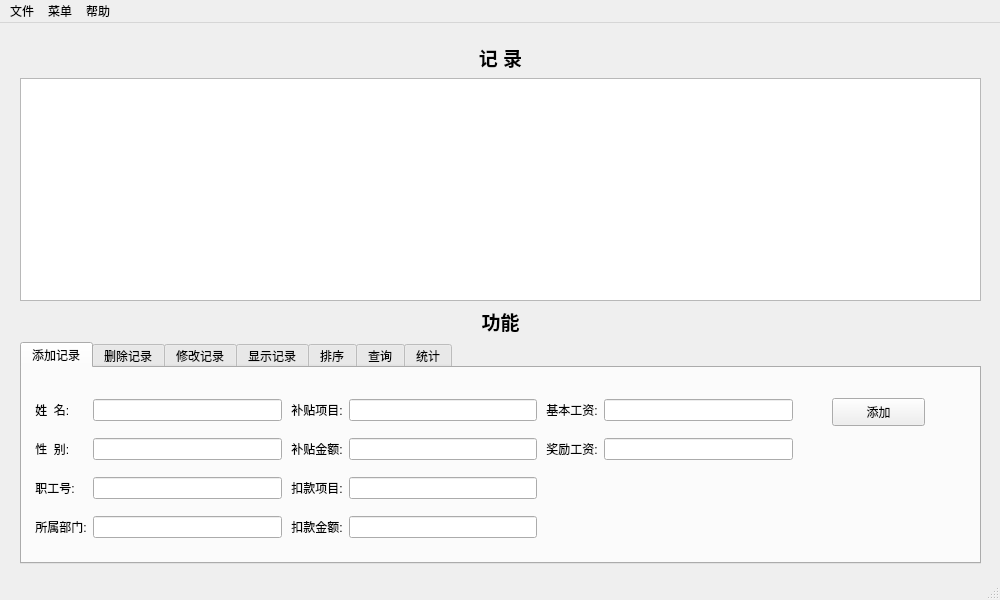
<?xml version="1.0" encoding="UTF-8"?>
<ui version="4.0">
 <class>employee</class>
 <widget class="QMainWindow" name="employee">
  <property name="geometry">
   <rect>
    <x>0</x>
    <y>0</y>
    <width>1000</width>
    <height>600</height>
   </rect>
  </property>
  <property name="maximumSize">
   <size>
    <width>1000</width>
    <height>600</height>
   </size>
  </property>
  <property name="windowTitle">
   <string>MainWindow</string>
  </property>
  <widget class="QWidget" name="centralwidget">
   <widget class="QWidget" name="layoutWidget">
    <property name="geometry">
     <rect>
      <x>20</x>
      <y>20</y>
      <width>961</width>
      <height>521</height>
     </rect>
    </property>
    <layout class="QVBoxLayout" name="verticalLayout_4">
     <item>
      <layout class="QVBoxLayout" name="verticalLayout">
       <item>
        <widget class="QLabel" name="label">
         <property name="maximumSize">
          <size>
           <width>16777215</width>
           <height>50</height>
          </size>
         </property>
         <property name="font">
          <font>
           <weight>75</weight>
           <bold>true</bold>
          </font>
         </property>
         <property name="text">
          <string>&lt;html&gt;&lt;head/&gt;&lt;body&gt;&lt;p align=&quot;center&quot;&gt;&lt;span style=&quot; font-size:14pt;&quot;&gt;记 录&lt;/span&gt;&lt;/p&gt;&lt;/body&gt;&lt;/html&gt;</string>
         </property>
        </widget>
       </item>
       <item>
        <widget class="QTableView" name="tableView"/>
       </item>
      </layout>
     </item>
     <item>
      <layout class="QVBoxLayout" name="verticalLayout_2">
       <item>
        <widget class="QLabel" name="label_2">
         <property name="maximumSize">
          <size>
           <width>16777215</width>
           <height>30</height>
          </size>
         </property>
         <property name="sizeIncrement">
          <size>
           <width>0</width>
           <height>0</height>
          </size>
         </property>
         <property name="baseSize">
          <size>
           <width>0</width>
           <height>0</height>
          </size>
         </property>
         <property name="font">
          <font>
           <family>仿宋</family>
           <pointsize>12</pointsize>
          </font>
         </property>
         <property name="text">
          <string>&lt;html&gt;&lt;head/&gt;&lt;body&gt;&lt;p align=&quot;center&quot;&gt;&lt;span style=&quot; font-size:14pt; font-weight:600;&quot;&gt;功能&lt;/span&gt;&lt;/p&gt;&lt;/body&gt;&lt;/html&gt;</string>
         </property>
        </widget>
       </item>
       <item>
        <layout class="QVBoxLayout" name="verticalLayout_5">
         <item>
          <widget class="QTabWidget" name="tabWidget">
           <property name="currentIndex">
            <number>0</number>
           </property>
           <widget class="QWidget" name="tabWidgetPage1">
            <attribute name="title">
             <string notr="true">添加记录</string>
            </attribute>
            <widget class="QWidget" name="gridLayoutWidget">
             <property name="geometry">
              <rect>
               <x>10</x>
               <y>20</y>
               <width>761</width>
               <height>161</height>
              </rect>
             </property>
             <layout class="QGridLayout" name="gridLayout">
              <item row="3" column="0">
               <widget class="QLabel" name="label_9">
                <property name="text">
                 <string> 所属部门:</string>
                </property>
               </widget>
              </item>
              <item row="0" column="5">
               <widget class="QLabel" name="label_11">
                <property name="text">
                 <string> 基本工资:</string>
                </property>
               </widget>
              </item>
              <item row="3" column="3">
               <widget class="QLabel" name="label_10">
                <property name="text">
                 <string> 扣款金额:</string>
                </property>
               </widget>
              </item>
              <item row="0" column="3">
               <widget class="QLabel" name="label_6">
                <property name="text">
                 <string> 补贴项目:</string>
                </property>
               </widget>
              </item>
              <item row="1" column="5">
               <widget class="QLabel" name="label_12">
                <property name="text">
                 <string> 奖励工资:</string>
                </property>
               </widget>
              </item>
              <item row="0" column="6">
               <widget class="QLineEdit" name="add_baseSalary"/>
              </item>
              <item row="2" column="3">
               <widget class="QLabel" name="label_8">
                <property name="text">
                 <string> 扣款项目:</string>
                </property>
               </widget>
              </item>
              <item row="3" column="4">
               <widget class="QLineEdit" name="add_fineMoney"/>
              </item>
              <item row="0" column="0">
               <widget class="QLabel" name="label_3">
                <property name="text">
                 <string> 姓  名:</string>
                </property>
               </widget>
              </item>
              <item row="1" column="3">
               <widget class="QLabel" name="label_7">
                <property name="text">
                 <string> 补贴金额:</string>
                </property>
               </widget>
              </item>
              <item row="0" column="4">
               <widget class="QLineEdit" name="add_subsidy"/>
              </item>
              <item row="2" column="4">
               <widget class="QLineEdit" name="add_fine"/>
              </item>
              <item row="1" column="2">
               <widget class="QLineEdit" name="add_sex"/>
              </item>
              <item row="0" column="2">
               <widget class="QLineEdit" name="add_name"/>
              </item>
              <item row="2" column="2">
               <widget class="QLineEdit" name="add_id"/>
              </item>
              <item row="1" column="6">
               <widget class="QLineEdit" name="add_reward"/>
              </item>
              <item row="3" column="2">
               <widget class="QLineEdit" name="add_department"/>
              </item>
              <item row="1" column="0">
               <widget class="QLabel" name="label_4">
                <property name="text">
                 <string> 性  别:</string>
                </property>
               </widget>
              </item>
              <item row="2" column="0">
               <widget class="QLabel" name="label_5">
                <property name="text">
                 <string> 职工号:</string>
                </property>
               </widget>
              </item>
              <item row="1" column="4">
               <widget class="QLineEdit" name="add_subsidyMoney"/>
              </item>
             </layout>
            </widget>
            <widget class="QPushButton" name="pushButton_add">
             <property name="geometry">
              <rect>
               <x>810</x>
               <y>30</y>
               <width>93</width>
               <height>28</height>
              </rect>
             </property>
             <property name="text">
              <string>添加</string>
             </property>
            </widget>
           </widget>
           <widget class="QWidget" name="tabWidgetPage2">
            <attribute name="title">
             <string>删除记录</string>
            </attribute>
            <widget class="QWidget" name="horizontalLayoutWidget">
             <property name="geometry">
              <rect>
               <x>30</x>
               <y>40</y>
               <width>431</width>
               <height>91</height>
              </rect>
             </property>
             <layout class="QHBoxLayout" name="horizontalLayout">
              <item>
               <widget class="QLabel" name="label_13">
                <property name="text">
                 <string> 请输入职工号：</string>
                </property>
               </widget>
              </item>
              <item>
               <widget class="QLineEdit" name="delete_Id"/>
              </item>
              <item>
               <widget class="QPushButton" name="pushButton_delete">
                <property name="text">
                 <string> 删除</string>
                </property>
               </widget>
              </item>
             </layout>
            </widget>
           </widget>
           <widget class="QWidget" name="tabWidgetPage3">
            <attribute name="title">
             <string>修改记录</string>
            </attribute>
            <widget class="QPushButton" name="pushButton_modify">
             <property name="geometry">
              <rect>
               <x>430</x>
               <y>70</y>
               <width>93</width>
               <height>28</height>
              </rect>
             </property>
             <property name="text">
              <string> 修改</string>
             </property>
            </widget>
           </widget>
           <widget class="QWidget" name="tabWidgetPage4">
            <attribute name="title">
             <string>显示记录</string>
            </attribute>
            <widget class="QPushButton" name="pushButton_showAll">
             <property name="geometry">
              <rect>
               <x>550</x>
               <y>70</y>
               <width>211</width>
               <height>28</height>
              </rect>
             </property>
             <property name="text">
              <string> 显示记录完整职工的所有信息</string>
             </property>
            </widget>
            <widget class="QPushButton" name="pushButton_showRecords">
             <property name="geometry">
              <rect>
               <x>230</x>
               <y>70</y>
               <width>101</width>
               <height>28</height>
              </rect>
             </property>
             <property name="text">
              <string> 显示所有职工</string>
             </property>
            </widget>
           </widget>
           <widget class="QWidget" name="tabWidgetPage5">
            <attribute name="title">
             <string>排序</string>
            </attribute>
            <widget class="QWidget" name="gridLayoutWidget_4">
             <property name="geometry">
              <rect>
               <x>30</x>
               <y>30</y>
               <width>371</width>
               <height>121</height>
              </rect>
             </property>
             <layout class="QGridLayout" name="gridLayout_4">
              <item row="0" column="0">
               <widget class="QLabel" name="label_33">
                <property name="text">
                 <string>&lt;html&gt;&lt;head/&gt;&lt;body&gt;&lt;p align=&quot;center&quot;&gt;&lt;span style=&quot; font-size:12pt;&quot;&gt;按职工号排序:&lt;/span&gt;&lt;/p&gt;&lt;/body&gt;&lt;/html&gt;</string>
                </property>
               </widget>
              </item>
              <item row="0" column="1">
               <widget class="QPushButton" name="sortByIdAscButton">
                <property name="font">
                 <font>
                  <family>仿宋</family>
                  <pointsize>12</pointsize>
                 </font>
                </property>
                <property name="text">
                 <string>升序</string>
                </property>
               </widget>
              </item>
              <item row="0" column="2">
               <widget class="QPushButton" name="sortByIdDscButton">
                <property name="font">
                 <font>
                  <family>仿宋</family>
                  <pointsize>12</pointsize>
                 </font>
                </property>
                <property name="text">
                 <string>降序</string>
                </property>
               </widget>
              </item>
              <item row="1" column="0">
               <widget class="QLabel" name="label_32">
                <property name="text">
                 <string>&lt;html&gt;&lt;head/&gt;&lt;body&gt;&lt;p align=&quot;center&quot;&gt;&lt;span style=&quot; font-size:12pt;&quot;&gt;按姓名字母排序:&lt;/span&gt;&lt;/p&gt;&lt;/body&gt;&lt;/html&gt;</string>
                </property>
               </widget>
              </item>
              <item row="1" column="1">
               <widget class="QPushButton" name="sortByNameAscButton">
                <property name="font">
                 <font>
                  <family>仿宋</family>
                  <pointsize>12</pointsize>
                 </font>
                </property>
                <property name="text">
                 <string>升序</string>
                </property>
               </widget>
              </item>
              <item row="1" column="2">
               <widget class="QPushButton" name="sortByNameDscButton">
                <property name="font">
                 <font>
                  <family>仿宋</family>
                  <pointsize>12</pointsize>
                 </font>
                </property>
                <property name="text">
                 <string>降序</string>
                </property>
               </widget>
              </item>
             </layout>
            </widget>
           </widget>
           <widget class="QWidget" name="tabWidgetPage6">
            <attribute name="title">
             <string>查询</string>
            </attribute>
            <widget class="QWidget" name="gridLayoutWidget_3">
             <property name="geometry">
              <rect>
               <x>40</x>
               <y>40</y>
               <width>361</width>
               <height>111</height>
              </rect>
             </property>
             <layout class="QGridLayout" name="gridLayout_3">
              <item row="0" column="0">
               <widget class="QLabel" name="label_24">
                <property name="text">
                 <string>职工姓名：</string>
                </property>
               </widget>
              </item>
              <item row="1" column="1">
               <widget class="QLineEdit" name="search_salary1"/>
              </item>
              <item row="0" column="2">
               <widget class="QPushButton" name="searchByNameButton">
                <property name="text">
                 <string>按人名查询</string>
                </property>
               </widget>
              </item>
              <item row="2" column="0">
               <widget class="QLabel" name="label_31">
                <property name="text">
                 <string>工资上限：</string>
                </property>
               </widget>
              </item>
              <item row="2" column="1">
               <widget class="QLineEdit" name="search_salary2"/>
              </item>
              <item row="0" column="1">
               <widget class="QLineEdit" name="search_name"/>
              </item>
              <item row="1" column="0">
               <widget class="QLabel" name="label_30">
                <property name="text">
                 <string>工资下限：</string>
                </property>
               </widget>
              </item>
              <item row="1" column="2">
               <widget class="QPushButton" name="searchBySalaryButton">
                <property name="text">
                 <string>按工资查询</string>
                </property>
               </widget>
              </item>
             </layout>
            </widget>
           </widget>
           <widget class="QWidget" name="tabWidgetPage7">
            <attribute name="title">
             <string>统计</string>
            </attribute>
            <widget class="QWidget" name="verticalLayoutWidget">
             <property name="geometry">
              <rect>
               <x>90</x>
               <y>20</y>
               <width>271</width>
               <height>111</height>
              </rect>
             </property>
             <layout class="QVBoxLayout" name="verticalLayout_6" stretch="0,0,0">
              <property name="spacing">
               <number>7</number>
              </property>
              <property name="sizeConstraint">
               <enum>QLayout::SetDefaultConstraint</enum>
              </property>
              <property name="leftMargin">
               <number>0</number>
              </property>
              <item>
               <widget class="QLabel" name="label_statistic_salary">
                <property name="text">
                 <string>此区间工资人数有</string>
                </property>
               </widget>
              </item>
              <item>
               <layout class="QHBoxLayout" name="horizontalLayout_2">
                <property name="spacing">
                 <number>6</number>
                </property>
                <item>
                 <widget class="QLabel" name="label_26">
                  <property name="text">
                   <string>工资下限:</string>
                  </property>
                 </widget>
                </item>
                <item>
                 <widget class="QLineEdit" name="statistic_salary1"/>
                </item>
               </layout>
              </item>
              <item>
               <layout class="QHBoxLayout" name="horizontalLayout_3">
                <item>
                 <widget class="QLabel" name="label_27">
                  <property name="text">
                   <string>工资上限:</string>
                  </property>
                 </widget>
                </item>
                <item>
                 <widget class="QLineEdit" name="statistic_salary2"/>
                </item>
               </layout>
              </item>
             </layout>
            </widget>
            <widget class="QPushButton" name="statisticBySalaryButton">
             <property name="geometry">
              <rect>
               <x>210</x>
               <y>150</y>
               <width>93</width>
               <height>28</height>
              </rect>
             </property>
             <property name="text">
              <string>按工资统计</string>
             </property>
            </widget>
            <widget class="QPushButton" name="statisticByDepartmentButton">
             <property name="geometry">
              <rect>
               <x>620</x>
               <y>150</y>
               <width>93</width>
               <height>28</height>
              </rect>
             </property>
             <property name="text">
              <string>按部门统计</string>
             </property>
            </widget>
            <widget class="QWidget" name="verticalLayoutWidget_2">
             <property name="geometry">
              <rect>
               <x>490</x>
               <y>40</y>
               <width>271</width>
               <height>81</height>
              </rect>
             </property>
             <layout class="QVBoxLayout" name="verticalLayout_7">
              <item>
               <widget class="QLabel" name="label_statistic_department">
                <property name="text">
                 <string> 此部门工资总和为</string>
                </property>
               </widget>
              </item>
              <item>
               <layout class="QHBoxLayout" name="horizontalLayout_4">
                <property name="spacing">
                 <number>6</number>
                </property>
                <item>
                 <widget class="Line" name="line_4">
                  <property name="orientation">
                   <enum>Qt::Horizontal</enum>
                  </property>
                 </widget>
                </item>
                <item>
                 <widget class="QLabel" name="label_29">
                  <property name="text">
                   <string>部门名称:</string>
                  </property>
                 </widget>
                </item>
                <item>
                 <widget class="QLineEdit" name="statistic_department"/>
                </item>
               </layout>
              </item>
             </layout>
            </widget>
           </widget>
          </widget>
         </item>
        </layout>
       </item>
      </layout>
     </item>
    </layout>
   </widget>
  </widget>
  <widget class="QMenuBar" name="menubar">
   <property name="geometry">
    <rect>
     <x>0</x>
     <y>0</y>
     <width>1000</width>
     <height>26</height>
    </rect>
   </property>
   <property name="minimumSize">
    <size>
     <width>20</width>
     <height>20</height>
    </size>
   </property>
   <widget class="QMenu" name="menu">
    <property name="title">
     <string>菜单</string>
    </property>
    <addaction name="actionimport"/>
    <addaction name="separator"/>
    <addaction name="actionexport"/>
    <addaction name="separator"/>
    <addaction name="actionprint"/>
    <addaction name="separator"/>
   </widget>
   <widget class="QMenu" name="menu_3">
    <property name="title">
     <string>帮助</string>
    </property>
    <addaction name="actionhelp"/>
   </widget>
   <widget class="QMenu" name="menu_2">
    <property name="title">
     <string>文件</string>
    </property>
    <addaction name="actionnew"/>
    <addaction name="separator"/>
    <addaction name="actionopen"/>
    <addaction name="separator"/>
    <addaction name="actionsave"/>
    <addaction name="separator"/>
    <addaction name="actionsaveAs"/>
    <addaction name="separator"/>
    <addaction name="actionquit"/>
    <addaction name="separator"/>
   </widget>
   <addaction name="menu_2"/>
   <addaction name="menu"/>
   <addaction name="menu_3"/>
  </widget>
  <widget class="QStatusBar" name="statusbar"/>
  <action name="actionimport">
   <property name="text">
    <string>import</string>
   </property>
  </action>
  <action name="actionexport">
   <property name="text">
    <string>export</string>
   </property>
  </action>
  <action name="actionhelp">
   <property name="text">
    <string>about</string>
   </property>
  </action>
  <action name="actionprint">
   <property name="text">
    <string>print</string>
   </property>
  </action>
  <action name="actionnew">
   <property name="text">
    <string>new</string>
   </property>
  </action>
  <action name="actionsave">
   <property name="text">
    <string>save</string>
   </property>
  </action>
  <action name="actionsaveAs">
   <property name="text">
    <string>saveAs</string>
   </property>
  </action>
  <action name="actionquit">
   <property name="text">
    <string>quit</string>
   </property>
  </action>
  <action name="actionopen">
   <property name="text">
    <string>open</string>
   </property>
  </action>
 </widget>
 <resources/>
 <connections/>
</ui>
